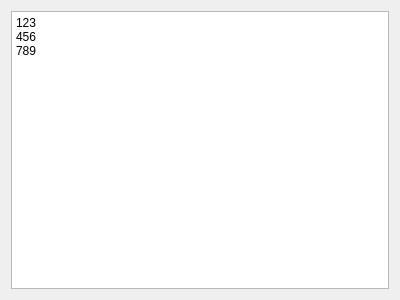
<?xml version="1.0" encoding="UTF-8"?>
<ui version="4.0">
 <class>MyWidgetClass</class>
 <widget class="QWidget" name="MyWidgetClass">
  <property name="geometry">
   <rect>
    <x>0</x>
    <y>0</y>
    <width>400</width>
    <height>300</height>
   </rect>
  </property>
  <property name="windowTitle">
   <string>MyWidget</string>
  </property>
  <layout class="QHBoxLayout" name="horizontalLayout">
   <item>
    <widget class="QPlainTextEdit" name="plainTextEdit">
     <property name="plainText">
      <string>123
456
789</string>
     </property>
    </widget>
   </item>
  </layout>
 </widget>
 <layoutdefault spacing="6" margin="11"/>
 <resources/>
 <connections/>
</ui>
